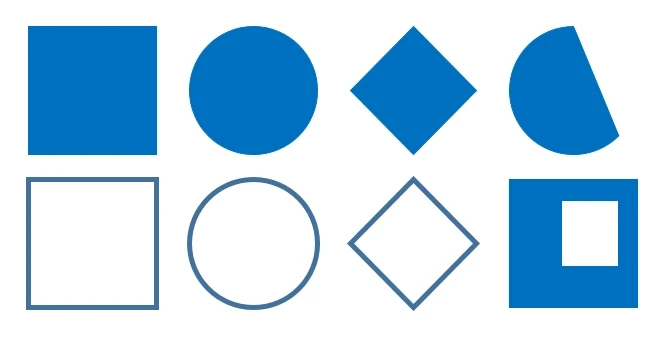
#> input picture opencv/Basics/data/contour image.jpg, 672 x 352 px
$ jupyter execute 'Find & Draw Contours.ipynb'
#> lines starting #> are read from the running program, lines starting #| are printed output that depends on the picture; after the words box and inside, x2 and y2 are one past the last pixel; in counts of white or black regions, pixels touching at a corner belong together
[cell 1]
import cv2
import matplotlib.pyplot as plt

path = '../data/contour image.jpg'
image = cv2.imread(path)
#> image is the input picture: shape (352, 672, 3); mean B, G, R 235.3, 214.4, 184.4
origin = cv2.cvtColor(image, cv2.COLOR_BGR2RGB)
image = cv2.cvtColor(image, cv2.COLOR_BGR2GRAY)
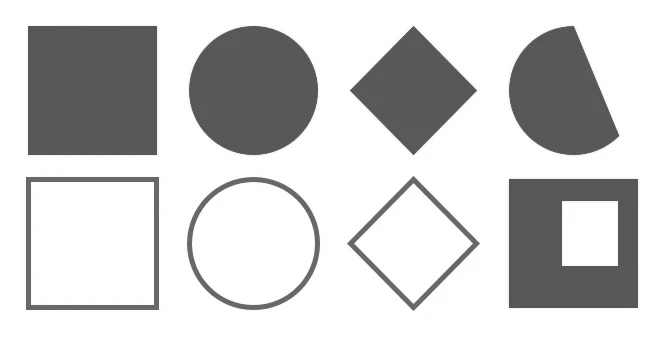
#> image: shape (352, 672); min 79, max 255, mean 207.9

_, threshold = cv2.threshold(image, 125, 255, cv2.THRESH_BINARY)
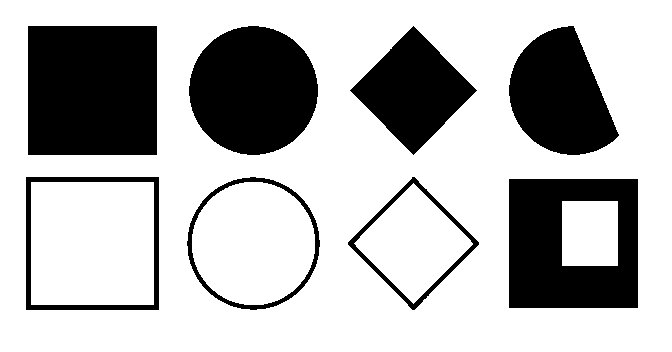
#> threshold: shape (352, 672); 72% white; 8 black regions

contours, hierachy = cv2.findContours(threshold, cv2.RETR_TREE, cv2.CHAIN_APPROX_SIMPLE)
#> contours = 13 contours; largest, box (x1, y1, x2, y2) and area: (0, 0, 672, 352) 235521, (25, 176, 160, 311) 17954, (508, 178, 639, 309) 16898, (27, 25, 158, 156) 16898, (31, 182, 154, 305) 14884
image = cv2.drawContours(image, contours, -1, (0, 255, 0), 10)
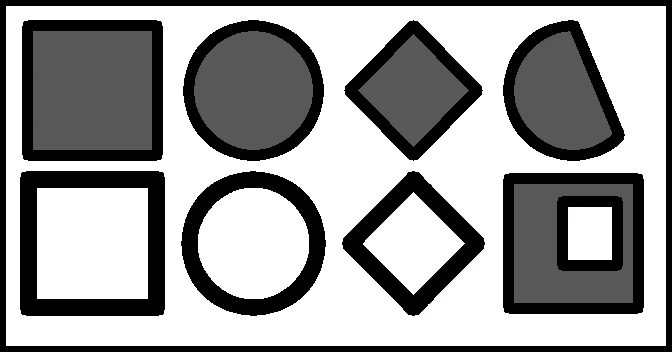
#> image: shape (352, 672); min 0, max 255, mean 155.5
image = cv2.cvtColor(image, cv2.COLOR_GRAY2RGB)
#> image: shape (352, 672, 3)

titles = ['origin', 'draw contours']
images = [origin, image]

plt.figure(figsize=(12, 10))
for i in range(len(titles)):
    plt.subplot(1, 2, i+1)
    plt.imshow(images[i])
    plt.title(titles[i])
    plt.axis('off')

plt.show()
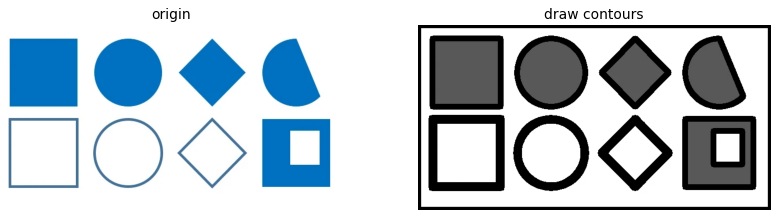
#> figure drawn by matplotlib, 2 panels
